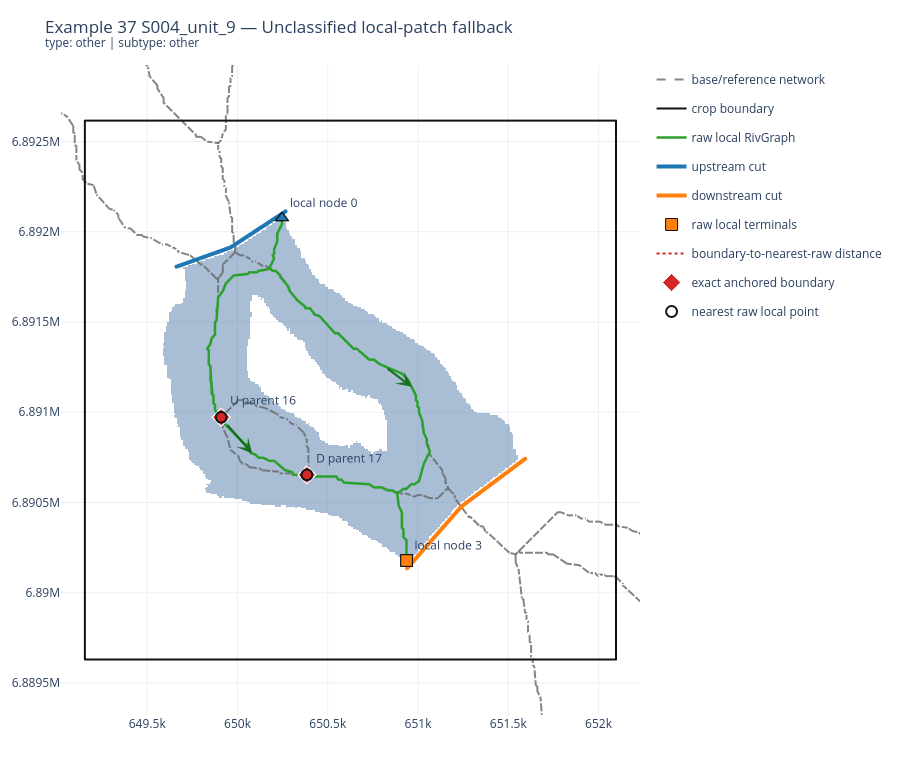

The code cell stored with this chart in its notebook:
### Code cell
# Change this index to review any of the 14 failed full-raster fallbacks.
FULL_FALLBACK_CASE_INDEX = 0
record = failed_fallbacks.iloc[FULL_FALLBACK_CASE_INDEX].to_dict()
display(Markdown(f"### {record['example_id']} {record['state_id']} — {record['failure_category']}"))
display(pd.Series(record, name='value').to_frame())
display(record['fallback_reason'])
display(record['final_state_error'])
case = load_saved_fallback_case(record['example_id'], record['mode'], record['state_id'])
display(fallback_diag.plotly_failure_case(case))

### Figure 1 — Plotly figure (JSON) as saved in the notebook; plotly's stock layout.template omitted (floating-point values rounded to 4 significant figures; data arrays with more than 128 entries replaced by an {"elided": "..."} marker saying what was removed)
{"data": [{"colorscale": [[0, "rgba(76,120,168,0.48)"], [1, "rgba(76,120,168,0.48)"]], "hovertemplate": "local water mask<br>x=%{x:.2f}<br>y=%{y:.2f}<extra></extra>", "name": "collapsed local water mask", "showscale": false, "type": "heatmap", "x": {"elided": "341 float values"}, "y": {"elided": "346 float values"}, "z": {"elided": "346x341 float values"}}, {"hovertemplate": "%{text}<br>x=%{x:.2f}<br>y=%{y:.2f}<extra></extra>", "legendgroup": "base/reference network", "line": {"color": "#666666", "dash": "dash", "width": 2}, "mode": "lines", "name": "base/reference network", "opacity": 0.8, "showlegend": true, "text": ["base/reference network 31", "base/reference network 31", "base/reference network 31", "base/reference network 31", "base/reference network 31", "base/reference network 31", "base/reference network 31", "base/reference network 31", "base/reference network 31", "base/reference network 31", "base/reference network 31", "base/reference network 31", "base/reference network 31", "base/reference network 31", "base/reference network 31", "base/reference network 31", "base/reference network 31", "base/reference network 31", "base/reference network 31", "base/reference network 31", "base/reference network 31", "base/reference network 31", "base/reference network 31"], "type": "scattergl", "x": [651500.0, 651500.0, 651600.0, 651600.0, 651600.0, 651600.0, 651600.0, 651600.0, 651600.0, 651600.0, 651600.0, 651600.0, 651600.0, 651600.0, 651600.0, 651600.0, 651600.0, 651700.0, 651700.0, 651700.0, 651700.0, 651700.0, 651700.0], "y": [6890000.0, 6890000.0, 6890000.0, 6890000.0, 6890000.0, 6890000.0, 6890000.0, 6890000.0, 6890000.0, 6890000.0, 6890000.0, 6890000.0, 6890000.0, 6890000.0, 6890000.0, 6890000.0, 6890000.0, 6889000.0, 6889000.0, 6889000.0, 6889000.0, 6889000.0, 6889000.0]}, {"hovertemplate": "%{text}<br>x=%{x:.2f}<br>y=%{y:.2f}<extra></extra>", "legendgroup": "base/reference network", "line": {"color": "#666666", "dash": "dash", "width": 2}, "mode": "lines", "name": "base/reference network", "opacity": 0.8, "showlegend": false, "text": ["base/reference network 27", "base/reference network 27", "base/reference network 27", "base/reference network 27", "base/reference network 27", "base/reference network 27", "base/reference network 27", "base/reference network 27", "base/reference network 27", "base/reference network 27", "base/reference network 27"], "type": "scattergl", "x": [651200.0, 651200.0, 651200.0, 651300.0, 651300.0, 651300.0, 651400.0, 651400.0, 651400.0, 651500.0, 651500.0], "y": [6891000.0, 6891000.0, 6891000.0, 6890000.0, 6890000.0, 6890000.0, 6890000.0, 6890000.0, 6890000.0, 6890000.0, 6890000.0]}, {"hovertemplate": "%{text}<br>x=%{x:.2f}<br>y=%{y:.2f}<extra></extra>", "legendgroup": "base/reference network", "line": {"color": "#666666", "dash": "dash", "width": 2}, "mode": "lines", "name": "base/reference network", "opacity": 0.8, "showlegend": false, "text": ["base/reference network 29", "base/reference network 29"], "type": "scattergl", "x": [651500.0, 651600.0], "y": [6890000.0, 6890000.0]}, {"hovertemplate": "%{text}<br>x=%{x:.2f}<br>y=%{y:.2f}<extra></extra>", "legendgroup": "base/reference network", "line": {"color": "#666666", "dash": "dash", "width": 2}, "mode": "lines", "name": "base/reference network", "opacity": 0.8, "showlegend": false, "text": ["base/reference network 30", "base/reference network 30", "base/reference network 30", "base/reference network 30", "base/reference network 30", "base/reference network 30", "base/reference network 30", "base/reference network 30", "base/reference network 30", "base/reference network 30", "base/reference network 30", "base/reference network 30", "base/reference network 30", "base/reference network 30", "base/reference network 30", "base/reference network 30", "base/reference network 30", "base/reference network 30", "base/reference network 30", "base/reference network 30", "base/reference network 30", "base/reference network 30", "base/reference network 30", "base/reference network 30", "base/reference network 30", "base/reference network 30", "base/reference network 30", "base/reference network 30", "base/reference network 30", "base/reference network 30", "base/reference network 30", "base/reference network 30", "base/reference network 30", "base/reference network 30"], "type": "scattergl", "x": [651600.0, 651600.0, 651700.0, 651700.0, 651700.0, 651800.0, 651900.0, 651900.0, 652000.0, 652000.0, 652000.0, 652000.0, 652000.0, 652000.0, 652100.0, 652100.0, 652100.0, 652100.0, 652300.0, 652300.0, 652400.0, 652400.0, 652400.0, 652400.0, 652500.0, 652500.0, 652500.0, 652600.0, 652600.0, 652600.0, 652600.0, 652600.0, 652600.0, 652600.0], "y": [6890000.0, 6890000.0, 6890000.0, 6890000.0, 6890000.0, 6890000.0, 6890000.0, 6890000.0, 6890000.0, 6890000.0, 6890000.0, 6890000.0, 6890000.0, 6890000.0, 6890000.0, 6890000.0, 6890000.0, 6890000.0, 6890000.0, 6890000.0, 6890000.0, 6890000.0, 6890000.0, 6890000.0, 6890000.0, 6890000.0, 6890000.0, 6890000.0, 6889000.0, 6889000.0, 6889000.0, 6889000.0, 6889000.0, 6889000.0]}, {"hovertemplate": "%{text}<br>x=%{x:.2f}<br>y=%{y:.2f}<extra></extra>", "legendgroup": "base/reference network", "line": {"color": "#666666", "dash": "dash", "width": 2}, "mode": "lines", "name": "base/reference network", "opacity": 0.8, "showlegend": false, "text": ["base/reference network 28", "base/reference network 28", "base/reference network 28", "base/reference network 28", "base/reference network 28", "base/reference network 28", "base/reference network 28", "base/reference network 28", "base/reference network 28", "base/reference network 28", "base/reference network 28", "base/reference network 28", "base/reference network 28", "base/reference network 28", "base/reference network 28", "base/reference network 28", "base/reference network 28", "base/reference network 28", "base/reference network 28", "base/reference network 28", "base/reference network 28", "base/reference network 28", "base/reference network 28", "base/reference network 28", "base/reference network 28", "base/reference network 28", "base/reference network 28", "base/reference network 28", "base/reference network 28", "base/reference network 28", "base/reference network 28", "base/reference network 28", "base/reference network 28", "base/reference network 28", "base/reference network 28", "base/reference network 28", "base/reference network 28", "base/reference network 28", "base/reference network 28"], "type": "scattergl", "x": [651600.0, 651800.0, 651800.0, 651800.0, 651900.0, 651900.0, 651900.0, 651900.0, 652000.0, 652000.0, 652100.0, 652100.0, 652200.0, 652200.0, 652200.0, 652300.0, 652300.0, 652300.0, 652400.0, 652400.0, 652500.0, 652600.0, 652600.0, 652800.0, 652800.0, 652800.0, 652800.0, 652800.0, 652800.0, 652800.0, 652800.0, 652800.0, 652800.0, 652700.0, 652700.0, 652700.0, 652700.0, 652700.0, 652600.0], "y": [6890000.0, 6890000.0, 6890000.0, 6890000.0, 6890000.0, 6890000.0, 6890000.0, 6890000.0, 6890000.0, 6890000.0, 6890000.0, 6890000.0, 6890000.0, 6890000.0, 6890000.0, 6890000.0, 6890000.0, 6890000.0, 6890000.0, 6890000.0, 6890000.0, 6890000.0, 6890000.0, 6890000.0, 6890000.0, 6890000.0, 6890000.0, 6890000.0, 6890000.0, 6890000.0, 6890000.0, 6890000.0, 6890000.0, 6890000.0, 6889000.0, 6889000.0, 6889000.0, 6889000.0, 6889000.0]}, {"hovertemplate": "%{text}<br>x=%{x:.2f}<br>y=%{y:.2f}<extra></extra>", "legendgroup": "base/reference network", "line": {"color": "#666666", "dash": "dash", "width": 2}, "mode": "lines", "name": "base/reference network", "opacity": 0.8, "showlegend": false, "text": ["base/reference network 21", "base/reference network 21", "base/reference network 21", "base/reference network 21", "base/reference network 21", "base/reference network 21", "base/reference network 21", "base/reference network 21", "base/reference network 21", "base/reference network 21", "base/reference network 21", "base/reference network 21", "base/reference network 21", "base/reference network 21", "base/reference network 21", "base/reference network 21", "base/reference network 21", "base/reference network 21", "base/reference network 21", "base/reference network 21", "base/reference network 21", "base/reference network 21", "base/reference network 21", "base/reference network 21", "base/reference network 21", "base/reference network 21", "base/reference network 21", "base/reference network 21", "base/reference network 21", "base/reference network 21", "base/reference network 21", "base/reference network 21", "base/reference network 21", "base/reference network 21", "base/reference network 21", "base/reference network 21", "base/reference network 21", "base/reference network 21", "base/reference network 21", "base/reference network 21", "base/reference network 21", "base/reference network 21", "base/reference network 21", "base/reference network 21", "base/reference network 21", "base/reference network 21", "base/reference network 21"], "type": "scattergl", "x": [650000.0, 650000.0, 650000.0, 650100.0, 650100.0, 650100.0, 650100.0, 650200.0, 650200.0, 650200.0, 650300.0, 650300.0, 650300.0, 650400.0, 650400.0, 650400.0, 650400.0, 650500.0, 650500.0, 650600.0, 650600.0, 650700.0, 650700.0, 650800.0, 650800.0, 650800.0, 650900.0, 650900.0, 651000.0, 651000.0, 651000.0, 651000.0, 651000.0, 651000.0, 651000.0, 651000.0, 651000.0, 651000.0, 651000.0, 651000.0, 651100.0, 651100.0, 651100.0, 651100.0, 651200.0, 651200.0, 651200.0], "y": [6892000.0, 6892000.0, 6892000.0, 6892000.0, 6892000.0, 6892000.0, 6892000.0, 6892000.0, 6892000.0, 6892000.0, 6892000.0, 6892000.0, 6892000.0, 6892000.0, 6892000.0, 6892000.0, 6892000.0, 6892000.0, 6891000.0, 6891000.0, 6891000.0, 6891000.0, 6891000.0, 6891000.0, 6891000.0, 6891000.0, 6891000.0, 6891000.0, 6891000.0, 6891000.0, 6891000.0, 6891000.0, 6891000.0, 6891000.0, 6891000.0, 6891000.0, 6891000.0, 6891000.0, 6891000.0, 6891000.0, 6891000.0, 6891000.0, 6891000.0, 6891000.0, 6891000.0, 6891000.0, 6891000.0]}, {"hovertemplate": "%{text}<br>x=%{x:.2f}<br>y=%{y:.2f}<extra></extra>", "legendgroup": "base/reference network", "line": {"color": "#666666", "dash": "dash", "width": 2}, "mode": "lines", "name": "base/reference network", "opacity": 0.8, "showlegend": false, "text": ["base/reference network 26", "base/reference network 26", "base/reference network 26", "base/reference network 26", "base/reference network 26", "base/reference network 26", "base/reference network 26", "base/reference network 26", "base/reference network 26", "base/reference network 26", "base/reference network 26", "base/reference network 26", "base/reference network 26", "base/reference network 26", "base/reference network 26", "base/reference network 26", "base/reference network 26", "base/reference network 26", "base/reference network 26", "base/reference network 26", "base/reference network 26", "base/reference network 26"], "type": "scattergl", "x": [650400.0, 650400.0, 650500.0, 650600.0, 650600.0, 650600.0, 650700.0, 650800.0, 650800.0, 650800.0, 650900.0, 650900.0, 650900.0, 650900.0, 650900.0, 651000.0, 651000.0, 651000.0, 651100.0, 651100.0, 651200.0, 651200.0], "y": [6891000.0, 6891000.0, 6891000.0, 6891000.0, 6891000.0, 6891000.0, 6891000.0, 6891000.0, 6891000.0, 6891000.0, 6891000.0, 6891000.0, 6891000.0, 6891000.0, 6891000.0, 6891000.0, 6891000.0, 6891000.0, 6891000.0, 6891000.0, 6891000.0, 6891000.0]}, {"hovertemplate": "%{text}<br>x=%{x:.2f}<br>y=%{y:.2f}<extra></extra>", "legendgroup": "base/reference network", "line": {"color": "#666666", "dash": "dash", "width": 2}, "mode": "lines", "name": "base/reference network", "opacity": 0.8, "showlegend": false, "text": ["base/reference network 20", "base/reference network 20", "base/reference network 20", "base/reference network 20", "base/reference network 20", "base/reference network 20", "base/reference network 20", "base/reference network 20", "base/reference network 20", "base/reference network 20", "base/reference network 20", "base/reference network 20", "base/reference network 20", "base/reference network 20", "base/reference network 20", "base/reference network 20", "base/reference network 20", "base/reference network 20", "base/reference network 20", "base/reference network 20"], "type": "scattergl", "x": [649900.0, 649900.0, 649900.0, 649900.0, 649900.0, 649900.0, 649900.0, 649900.0, 649900.0, 649900.0, 649900.0, 649900.0, 650000.0, 650000.0, 650000.0, 650000.0, 650000.0, 650000.0, 650000.0, 650000.0], "y": [6892000.0, 6892000.0, 6892000.0, 6892000.0, 6892000.0, 6892000.0, 6892000.0, 6892000.0, 6892000.0, 6892000.0, 6892000.0, 6892000.0, 6892000.0, 6892000.0, 6892000.0, 6892000.0, 6892000.0, 6892000.0, 6892000.0, 6892000.0]}, {"hovertemplate": "%{text}<br>x=%{x:.2f}<br>y=%{y:.2f}<extra></extra>", "legendgroup": "base/reference network", "line": {"color": "#666666", "dash": "dash", "width": 2}, "mode": "lines", "name": "base/reference network", "opacity": 0.8, "showlegend": false, "text": ["base/reference network 22", "base/reference network 22", "base/reference network 22", "base/reference network 22"], "type": "scattergl", "x": [650000.0, 649900.0, 649900.0, 649900.0], "y": [6892000.0, 6892000.0, 6892000.0, 6892000.0]}, {"hovertemplate": "%{text}<br>x=%{x:.2f}<br>y=%{y:.2f}<extra></extra>", "legendgroup": "base/reference network", "line": {"color": "#666666", "dash": "dash", "width": 2}, "mode": "lines", "name": "base/reference network", "opacity": 0.8, "showlegend": false, "text": ["base/reference network 24", "base/reference network 24", "base/reference network 24", "base/reference network 24", "base/reference network 24", "base/reference network 24", "base/reference network 24", "base/reference network 24", "base/reference network 24", "base/reference network 24", "base/reference network 24", "base/reference network 24", "base/reference network 24", "base/reference network 24", "base/reference network 24", "base/reference network 24", "base/reference network 24", "base/reference network 24"], "type": "scattergl", "x": [649900.0, 650000.0, 650000.0, 650100.0, 650100.0, 650100.0, 650200.0, 650200.0, 650200.0, 650300.0, 650300.0, 650300.0, 650400.0, 650400.0, 650400.0, 650400.0, 650400.0, 650400.0], "y": [6891000.0, 6891000.0, 6891000.0, 6891000.0, 6891000.0, 6891000.0, 6891000.0, 6891000.0, 6891000.0, 6891000.0, 6891000.0, 6891000.0, 6891000.0, 6891000.0, 6891000.0, 6891000.0, 6891000.0, 6891000.0]}, {"hovertemplate": "%{text}<br>x=%{x:.2f}<br>y=%{y:.2f}<extra></extra>", "legendgroup": "base/reference network", "line": {"color": "#666666", "dash": "dash", "width": 2}, "mode": "lines", "name": "base/reference network", "opacity": 0.8, "showlegend": false, "text": ["base/reference network 25", "base/reference network 25", "base/reference network 25", "base/reference network 25", "base/reference network 25", "base/reference network 25", "base/reference network 25", "base/reference network 25", "base/reference network 25", "base/reference network 25", "base/reference network 25", "base/reference network 25", "base/reference network 25", "base/reference network 25", "base/reference network 25", "base/reference network 25", "base/reference network 25"], "type": "scattergl", "x": [649900.0, 649900.0, 649900.0, 649900.0, 650000.0, 650000.0, 650000.0, 650000.0, 650000.0, 650100.0, 650100.0, 650100.0, 650200.0, 650200.0, 650300.0, 650300.0, 650400.0], "y": [6891000.0, 6891000.0, 6891000.0, 6891000.0, 6891000.0, 6891000.0, 6891000.0, 6891000.0, 6891000.0, 6891000.0, 6891000.0, 6891000.0, 6891000.0, 6891000.0, 6891000.0, 6891000.0, 6891000.0]}, {"hovertemplate": "%{text}<br>x=%{x:.2f}<br>y=%{y:.2f}<extra></extra>", "legendgroup": "base/reference network", "line": {"color": "#666666", "dash": "dash", "width": 2}, "mode": "lines", "name": "base/reference network", "opacity": 0.8, "showlegend": false, "text": ["base/reference network 23", "base/reference network 23", "base/reference network 23", "base/reference network 23", "base/reference network 23", "base/reference network 23", "base/reference network 23", "base/reference network 23", "base/reference network 23", "base/reference network 23", "base/reference network 23", "base/reference network 23", "base/reference network 23", "base/reference network 23", "base/reference network 23", "base/reference network 23", "base/reference network 23", "base/reference network 23", "base/reference network 23"], "type": "scattergl", "x": [649900.0, 649900.0, 649900.0, 649900.0, 649900.0, 649900.0, 649900.0, 649800.0, 649800.0, 649800.0, 649800.0, 649800.0, 649800.0, 649900.0, 649900.0, 649900.0, 649900.0, 649900.0, 649900.0], "y": [6892000.0, 6892000.0, 6892000.0, 6892000.0, 6891000.0, 6891000.0, 6891000.0, 6891000.0, 6891000.0, 6891000.0, 6891000.0, 6891000.0, 6891000.0, 6891000.0, 6891000.0, 6891000.0, 6891000.0, 6891000.0, 6891000.0]}, {"hovertemplate": "%{text}<br>x=%{x:.2f}<br>y=%{y:.2f}<extra></extra>", "legendgroup": "base/reference network", "line": {"color": "#666666", "dash": "dash", "width": 2}, "mode": "lines", "name": "base/reference network", "opacity": 0.8, "showlegend": false, "text": ["base/reference network 18", "base/reference network 18", "base/reference network 18", "base/reference network 18", "base/reference network 18", "base/reference network 18", "base/reference network 18", "base/reference network 18", "base/reference network 18", "base/reference network 18", "base/reference network 18", "base/reference network 18", "base/reference network 18", "base/reference network 18", "base/reference network 18", "base/reference network 18", "base/reference network 18", "base/reference network 18"], "type": "scattergl", "x": [649300.0, 649300.0, 649300.0, 649300.0, 649400.0, 649400.0, 649400.0, 649500.0, 649500.0, 649600.0, 649600.0, 649600.0, 649600.0, 649800.0, 649800.0, 649800.0, 649800.0, 649900.0], "y": [6893000.0, 6893000.0, 6893000.0, 6893000.0, 6893000.0, 6893000.0, 6893000.0, 6893000.0, 6893000.0, 6893000.0, 6893000.0, 6893000.0, 6893000.0, 6893000.0, 6893000.0, 6893000.0, 6892000.0, 6892000.0]}, {"hovertemplate": "%{text}<br>x=%{x:.2f}<br>y=%{y:.2f}<extra></extra>", "legendgroup": "base/reference network", "line": {"color": "#666666", "dash": "dash", "width": 2}, "mode": "lines", "name": "base/reference network", "opacity": 0.8, "showlegend": false, "text": ["base/reference network 19", "base/reference network 19", "base/reference network 19", "base/reference network 19", "base/reference network 19", "base/reference network 19", "base/reference network 19", "base/reference network 19", "base/reference network 19", "base/reference network 19", "base/reference network 19", "base/reference network 19", "base/reference network 19", "base/reference network 19", "base/reference network 19", "base/reference network 19", "base/reference network 19"], "type": "scattergl", "x": [650000.0, 650000.0, 650000.0, 650000.0, 650000.0, 650000.0, 650000.0, 650000.0, 650000.0, 650000.0, 649900.0, 649900.0, 649900.0, 649900.0, 649900.0, 649900.0, 649900.0], "y": [6893000.0, 6893000.0, 6893000.0, 6893000.0, 6893000.0, 6893000.0, 6893000.0, 6893000.0, 6893000.0, 6893000.0, 6893000.0, 6893000.0, 6893000.0, 6893000.0, 6893000.0, 6893000.0, 6892000.0]}, {"hovertemplate": "%{text}<br>x=%{x:.2f}<br>y=%{y:.2f}<extra></extra>", "legendgroup": "base/reference network", "line": {"color": "#666666", "dash": "dash", "width": 2}, "mode": "lines", "name": "base/reference network", "opacity": 0.8, "showlegend": false, "text": ["base/reference network 17", "base/reference network 17", "base/reference network 17", "base/reference network 17", "base/reference network 17", "base/reference network 17", "base/reference network 17", "base/reference network 17", "base/reference network 17", "base/reference network 17", "base/reference network 17", "base/reference network 17", "base/reference network 17", "base/reference network 17", "base/reference network 17", "base/reference network 17", "base/reference network 17", "base/reference network 17", "base/reference network 17", "base/reference network 17", "base/reference network 17", "base/reference network 17", "base/reference network 17", "base/reference network 17", "base/reference network 17", "base/reference network 17", "base/reference network 17", "base/reference network 17", "base/reference network 17", "base/reference network 17", "base/reference network 17", "base/reference network 17", "base/reference network 17", "base/reference network 17", "base/reference network 17", "base/reference network 17", "base/reference network 17", "base/reference network 17", "base/reference network 17", "base/reference network 17", "base/reference network 17", "base/reference network 17", "base/reference network 17", "base/reference network 17", "base/reference network 17", "base/reference network 17", "base/reference network 17", "base/reference network 17", "base/reference network 17"], "type": "scattergl", "x": [649100.0, 649000.0, 649000.0, 649000.0, 649000.0, 649000.0, 649000.0, 649000.0, 648900.0, 649000.0, 649000.0, 649000.0, 649000.0, 649000.0, 649000.0, 649000.0, 649100.0, 649100.0, 649100.0, 649100.0, 649100.0, 649100.0, 649100.0, 649100.0, 649100.0, 649100.0, 649100.0, 649200.0, 649200.0, 649200.0, 649300.0, 649300.0, 649300.0, 649300.0, 649400.0, 649400.0, 649400.0, 649500.0, 649500.0, 649500.0, 649600.0, 649600.0, 649700.0, 649700.0, 649700.0, 649800.0, 649800.0, 649900.0, 649900.0], "y": [6893000.0, 6893000.0, 6893000.0, 6893000.0, 6893000.0, 6893000.0, 6893000.0, 6893000.0, 6893000.0, 6893000.0, 6893000.0, 6893000.0, 6893000.0, 6893000.0, 6893000.0, 6893000.0, 6893000.0, 6893000.0, 6893000.0, 6893000.0, 6892000.0, 6892000.0, 6892000.0, 6892000.0, 6892000.0, 6892000.0, 6892000.0, 6892000.0, 6892000.0, 6892000.0, 6892000.0, 6892000.0, 6892000.0, 6892000.0, 6892000.0, 6892000.0, 6892000.0, 6892000.0, 6892000.0, 6892000.0, 6892000.0, 6892000.0, 6892000.0, 6892000.0, 6892000.0, 6892000.0, 6892000.0, 6892000.0, 6892000.0]}, {"hovertemplate": "%{text}<br>x=%{x:.2f}<br>y=%{y:.2f}<extra></extra>", "legendgroup": "crop boundary", "line": {"color": "#111111", "dash": "solid", "width": 2}, "mode": "lines", "name": "crop boundary", "opacity": 1, "showlegend": true, "text": ["crop boundary", "crop boundary", "crop boundary", "crop boundary", "crop boundary"], "type": "scattergl", "x": [652100.0, 652100.0, 649200.0, 649200.0, 652100.0], "y": [6890000.0, 6893000.0, 6893000.0, 6890000.0, 6890000.0]}, {"hovertemplate": "%{text}<br>x=%{x:.2f}<br>y=%{y:.2f}<extra></extra>", "legendgroup": "raw local RivGraph", "line": {"color": "#2ca02c", "dash": "solid", "width": 2.5}, "mode": "lines", "name": "raw local RivGraph", "opacity": 1, "showlegend": true, "text": ["raw local RivGraph 3", "raw local RivGraph 3", "raw local RivGraph 3", "raw local RivGraph 3", "raw local RivGraph 3", "raw local RivGraph 3", "raw local RivGraph 3", "raw local RivGraph 3"], "type": "scattergl", "x": [650900.0, 650900.0, 650900.0, 650900.0, 650900.0, 650900.0, 650900.0, 650900.0], "y": [6891000.0, 6890000.0, 6890000.0, 6890000.0, 6890000.0, 6890000.0, 6890000.0, 6890000.0]}, {"hovertemplate": "%{text}<br>x=%{x:.2f}<br>y=%{y:.2f}<extra></extra>", "legendgroup": "raw local RivGraph", "line": {"color": "#2ca02c", "dash": "solid", "width": 2.5}, "mode": "lines", "name": "raw local RivGraph", "opacity": 1, "showlegend": false, "text": ["raw local RivGraph 1", "raw local RivGraph 1", "raw local RivGraph 1", "raw local RivGraph 1", "raw local RivGraph 1", "raw local RivGraph 1", "raw local RivGraph 1", "raw local RivGraph 1", "raw local RivGraph 1", "raw local RivGraph 1", "raw local RivGraph 1", "raw local RivGraph 1", "raw local RivGraph 1", "raw local RivGraph 1", "raw local RivGraph 1", "raw local RivGraph 1", "raw local RivGraph 1", "raw local RivGraph 1", "raw local RivGraph 1", "raw local RivGraph 1", "raw local RivGraph 1", "raw local RivGraph 1", "raw local RivGraph 1", "raw local RivGraph 1", "raw local RivGraph 1", "raw local RivGraph 1", "raw local RivGraph 1", "raw local RivGraph 1", "raw local RivGraph 1", "raw local RivGraph 1", "raw local RivGraph 1", "raw local RivGraph 1", "raw local RivGraph 1", "raw local RivGraph 1", "raw local RivGraph 1", "raw local RivGraph 1", "raw local RivGraph 1", "raw local RivGraph 1", "raw local RivGraph 1", "raw local RivGraph 1", "raw local RivGraph 1", "raw local RivGraph 1", "raw local RivGraph 1", "raw local RivGraph 1", "raw local RivGraph 1", "raw local RivGraph 1", "raw local RivGraph 1", "raw local RivGraph 1", "raw local RivGraph 1", "raw local RivGraph 1", "raw local RivGraph 1"], "type": "scattergl", "x": [650200.0, 650200.0, 650100.0, 650100.0, 650100.0, 650100.0, 650000.0, 649900.0, 649900.0, 649900.0, 649900.0, 649900.0, 649900.0, 649900.0, 649800.0, 649800.0, 649800.0, 649800.0, 649800.0, 649900.0, 649900.0, 649900.0, 649900.0, 649900.0, 649900.0, 649900.0, 649900.0, 650000.0, 650100.0, 650100.0, 650100.0, 650100.0, 650100.0, 650100.0, 650200.0, 650200.0, 650300.0, 650300.0, 650300.0, 650400.0, 650400.0, 650500.0, 650600.0, 650600.0, 650600.0, 650700.0, 650800.0, 650800.0, 650800.0, 650900.0, 650900.0], "y": [6892000.0, 6892000.0, 6892000.0, 6892000.0, 6892000.0, 6892000.0, 6892000.0, 6892000.0, 6892000.0, 6892000.0, 6892000.0, 6891000.0, 6891000.0, 6891000.0, 6891000.0, 6891000.0, 6891000.0, 6891000.0, 6891000.0, 6891000.0, 6891000.0, 6891000.0, 6891000.0, 6891000.0, 6891000.0, 6891000.0, 6891000.0, 6891000.0, 6891000.0, 6891000.0, 6891000.0, 6891000.0, 6891000.0, 6891000.0, 6891000.0, 6891000.0, 6891000.0, 6891000.0, 6891000.0, 6891000.0, 6891000.0, 6891000.0, 6891000.0, 6891000.0, 6891000.0, 6891000.0, 6891000.0, 6891000.0, 6891000.0, 6891000.0, 6891000.0]}, {"hovertemplate": "%{text}<br>x=%{x:.2f}<br>y=%{y:.2f}<extra></extra>", "legendgroup": "raw local RivGraph", "line": {"color": "#2ca02c", "dash": "solid", "width": 2.5}, "mode": "lines", "name": "raw local RivGraph", "opacity": 1, "showlegend": false, "text": ["raw local RivGraph 2", "raw local RivGraph 2", "raw local RivGraph 2", "raw local RivGraph 2", "raw local RivGraph 2", "raw local RivGraph 2", "raw local RivGraph 2", "raw local RivGraph 2", "raw local RivGraph 2", "raw local RivGraph 2", "raw local RivGraph 2", "raw local RivGraph 2", "raw local RivGraph 2", "raw local RivGraph 2", "raw local RivGraph 2", "raw local RivGraph 2", "raw local RivGraph 2", "raw local RivGraph 2", "raw local RivGraph 2", "raw local RivGraph 2", "raw local RivGraph 2", "raw local RivGraph 2", "raw local RivGraph 2", "raw local RivGraph 2", "raw local RivGraph 2", "raw local RivGraph 2", "raw local RivGraph 2", "raw local RivGraph 2", "raw local RivGraph 2", "raw local RivGraph 2", "raw local RivGraph 2", "raw local RivGraph 2", "raw local RivGraph 2", "raw local RivGraph 2", "raw local RivGraph 2", "raw local RivGraph 2", "raw local RivGraph 2", "raw local RivGraph 2", "raw local RivGraph 2", "raw local RivGraph 2"], "type": "scattergl", "x": [650200.0, 650200.0, 650200.0, 650200.0, 650200.0, 650300.0, 650300.0, 650300.0, 650400.0, 650400.0, 650400.0, 650400.0, 650500.0, 650500.0, 650600.0, 650600.0, 650700.0, 650700.0, 650800.0, 650800.0, 650900.0, 650900.0, 651000.0, 651000.0, 651000.0, 651000.0, 651000.0, 651000.0, 651000.0, 651000.0, 651000.0, 651000.0, 651100.0, 651000.0, 651000.0, 651000.0, 651000.0, 650900.0, 650900.0, 650900.0], "y": [6892000.0, 6892000.0, 6892000.0, 6892000.0, 6892000.0, 6892000.0, 6892000.0, 6892000.0, 6892000.0, 6892000.0, 6892000.0, 6892000.0, 6892000.0, 6891000.0, 6891000.0, 6891000.0, 6891000.0, 6891000.0, 6891000.0, 6891000.0, 6891000.0, 6891000.0, 6891000.0, 6891000.0, 6891000.0, 6891000.0, 6891000.0, 6891000.0, 6891000.0, 6891000.0, 6891000.0, 6891000.0, 6891000.0, 6891000.0, 6891000.0, 6891000.0, 6891000.0, 6891000.0, 6891000.0, 6891000.0]}, {"hovertemplate": "%{text}<br>x=%{x:.2f}<br>y=%{y:.2f}<extra></extra>", "legendgroup": "raw local RivGraph", "line": {"color": "#2ca02c", "dash": "solid", "width": 2.5}, "mode": "lines", "name": "raw local RivGraph", "opacity": 1, "showlegend": false, "text": ["raw local RivGraph 0", "raw local RivGraph 0", "raw local RivGraph 0", "raw local RivGraph 0", "raw local RivGraph 0", "raw local RivGraph 0", "raw local RivGraph 0", "raw local RivGraph 0", "raw local RivGraph 0"], "type": "scattergl", "x": [650200.0, 650200.0, 650200.0, 650200.0, 650200.0, 650200.0, 650200.0, 650200.0, 650200.0], "y": [6892000.0, 6892000.0, 6892000.0, 6892000.0, 6892000.0, 6892000.0, 6892000.0, 6892000.0, 6892000.0]}, {"hovertemplate": "%{text}<br>x=%{x:.2f}<br>y=%{y:.2f}<extra></extra>", "legendgroup": "upstream cut", "line": {"color": "#1f77b4", "dash": "solid", "width": 4}, "mode": "lines", "name": "upstream cut", "opacity": 1, "showlegend": true, "text": ["upstream cut", "upstream cut", "upstream cut"], "type": "scattergl", "x": [649700.0, 650000.0, 650300.0], "y": [6892000.0, 6892000.0, 6892000.0]}, {"hovertemplate": "%{text}<br>x=%{x:.2f}<br>y=%{y:.2f}<extra></extra>", "legendgroup": "downstream cut", "line": {"color": "#ff7f0e", "dash": "solid", "width": 4}, "mode": "lines", "name": "downstream cut", "opacity": 1, "showlegend": true, "text": ["downstream cut", "downstream cut", "downstream cut"], "type": "scattergl", "x": [650900.0, 651200.0, 651600.0], "y": [6890000.0, 6890000.0, 6891000.0]}, {"customdata": [["3", "outlet"], ["0", "inlet"]], "hovertemplate": "local node %{customdata[0]}<br>role=%{customdata[1]}<br>x=%{x:.2f}<br>y=%{y:.2f}<extra></extra>", "marker": {"color": ["#ff7f0e", "#1f77b4"], "line": {"color": "#111111", "width": 1}, "size": 12, "symbol": ["square", "triangle-up"]}, "mode": "markers+text", "name": "raw local terminals", "text": ["local node 3", "local node 0"], "textposition": "top right", "type": "scattergl", "x": [650900.0, 650200.0], "y": [6890000.0, 6892000.0]}, {"hoverinfo": "skip", "line": {"color": "#d62728", "dash": "dot", "width": 2}, "mode": "lines", "name": "boundary-to-nearest-raw distance", "type": "scattergl", "x": [649900.0, 649900.0, null, 650400.0, 650400.0, null], "y": [6891000.0, 6891000.0, null, 6891000.0, 6891000.0, null]}, {"customdata": ["upstream parent boundary node 16<br>reported failure=False<br>merge tolerance=nan m", "downstream parent boundary node 17<br>reported failure=False<br>merge tolerance=nan m"], "hovertemplate": "%{customdata}<br>x=%{x:.2f}<br>y=%{y:.2f}<extra></extra>", "marker": {"color": "#d62728", "line": {"color": "white", "width": 1}, "size": 14, "symbol": "diamond"}, "mode": "markers+text", "name": "exact anchored boundary", "text": ["U parent 16", "D parent 17"], "textposition": "top right", "type": "scattergl", "x": [649900.0, 650400.0], "y": [6891000.0, 6891000.0]}, {"hovertemplate": "%{text}<br>x=%{x:.2f}<br>y=%{y:.2f}<extra></extra>", "marker": {"color": "#111111", "line": {"width": 2}, "size": 11, "symbol": "circle-open"}, "mode": "markers", "name": "nearest raw local point", "text": ["nearest raw point on link 1<br>link distance=0.000 m<br>nearest node 1: 870.369 m<br>beyond tolerance=nan m", "nearest raw point on link 1<br>link distance=0.000 m<br>nearest node 2: 511.003 m<br>beyond tolerance=nan m"], "type": "scattergl", "x": [649900.0, 650400.0], "y": [6891000.0, 6891000.0]}], "layout": {"annotations": [{"arrowcolor": "#146b1d", "arrowhead": 3, "arrowsize": 1.15, "arrowwidth": 2.2, "ax": 650900.0, "axref": "x", "ay": 6890000.0, "ayref": "y", "opacity": 0.95, "showarrow": true, "x": 650900.0, "xref": "x", "y": 6890000.0, "yref": "y"}, {"arrowcolor": "#146b1d", "arrowhead": 3, "arrowsize": 1.15, "arrowwidth": 2.2, "ax": 649900.0, "axref": "x", "ay": 6891000.0, "ayref": "y", "opacity": 0.95, "showarrow": true, "x": 650100.0, "xref": "x", "y": 6891000.0, "yref": "y"}, {"arrowcolor": "#146b1d", "arrowhead": 3, "arrowsize": 1.15, "arrowwidth": 2.2, "ax": 650800.0, "axref": "x", "ay": 6891000.0, "ayref": "y", "opacity": 0.95, "showarrow": true, "x": 651000.0, "xref": "x", "y": 6891000.0, "yref": "y"}, {"arrowcolor": "#146b1d", "arrowhead": 3, "arrowsize": 1.15, "arrowwidth": 2.2, "ax": 650200.0, "axref": "x", "ay": 6892000.0, "ayref": "y", "opacity": 0.95, "showarrow": true, "x": 650200.0, "xref": "x", "y": 6892000.0, "yref": "y"}], "height": 760, "hovermode": "closest", "legend": {"groupclick": "togglegroup"}, "margin": {"b": 45, "l": 45, "r": 25, "t": 65}, "title": {"text": "Example 37 S004_unit_9 — Unclassified local-patch fallback<br><sup>type: other | subtype: other</sup>"}, "xaxis": {"range": [649100.0, 652200.0]}, "yaxis": {"range": [6890000.0, 6893000.0], "scaleanchor": "x", "scaleratio": 1}}}
